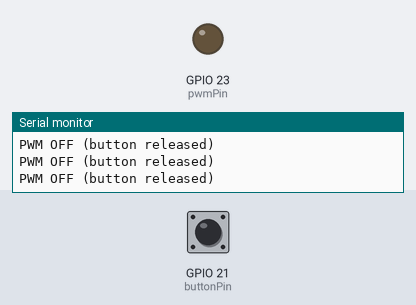
The sketch below on a simulated ESP32. Shown: output pins drawn as LEDs (lit = HIGH), the last lines printed to the serial monitor. Inputs (shaded band) come from the test bench; at power-on: GPIO 21 (buttonPin) HIGH.

Above: at 1.2 s.
1.3 s: GPIO 21 (buttonPin) pulled LOW for 0.25 s
At 1.7 s:
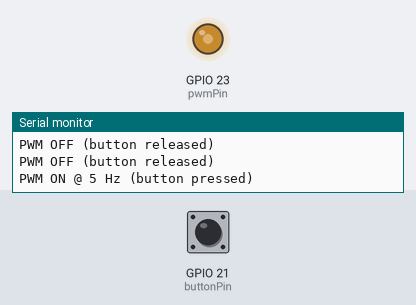
Timing chart, 0 to 17.9 s (numbered marks = the images above; inputs shaded):
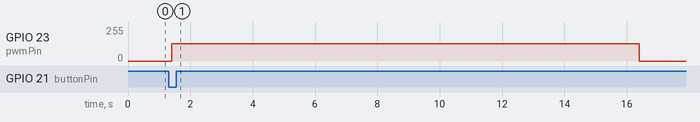

Measured:
- after the input at 1.3 s, GPIO 23 (pwmPin): 0/255 → 128/255 after 0.10 s, → 0/255 15.0 s later

The sketch:

induction_code_.ino
```cpp
const int pwmPin = 23;      // PWM output to LED + inductor
const int pwmChannel = 0;   // LEDC channel
const int pwmResolution = 8; // 8-bit (0-255)
const int duty = 128;       // 50% duty cycle
const int buttonPin = 21;   // Button input (to GND)
int freqs[] = {5, 50, 200, 1000, 5000}; // Hz list to test
void setup() {
  Serial.begin(115200);
  pinMode(buttonPin, INPUT_PULLUP);
  ledcAttachPin(pwmPin, pwmChannel);
}
void loop() {
  bool pressed = (digitalRead(buttonPin) == LOW);

  if (pressed) {
    // Cycle through different frequencies
    for (int i = 0; i < sizeof(freqs) / sizeof(freqs[0]); i++) {
      int f = freqs[i];
      ledcSetup(pwmChannel, f, pwmResolution);
      ledcWrite(pwmChannel, duty);
      Serial.printf("PWM ON @ %d Hz (button pressed)\n", f);
      delay(3000); // 3s per frequency
    }
  } else {
    ledcWrite(pwmChannel, 0);
    Serial.println("PWM OFF (button released)");
    delay(200);
  }
}
```
